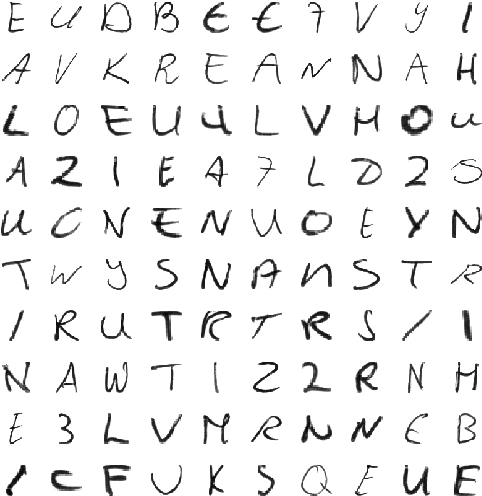
#> input picture handwritting recogition/data/handwritten.png, 482 x 496 px
$ python train.py
#> lines starting #> are read from the running program, lines starting #| are printed output that depends on the picture; after the words box and inside, x2 and y2 are one past the last pixel; in counts of white or black regions, pixels touching at a corner belong together
#prg is to teach the alg to learn to recognise the nos. ,with the help of response, from the img.
#!/usr/bin/python               .this prg is used to read a img with no. in it. then detects the an area of 50 and puts a rectangle around it.
# -*- coding: utf-8 -*-         response is feed to the alg and then it moves on to the next,img of 50 area, then repeats the procces and stored the following
#1)sample- image data 2)keyboard keys pressed -response
__author__ = 'yan9yu'

import sys
import numpy as np
import cv2

im = cv2.imread('../data/handwritten.png')
#> im is the input picture: shape (496, 482, 3); mean B, G, R 238.6, 238.6, 238.6
im3 = im.copy()

gray = cv2.cvtColor(im, cv2.COLOR_BGR2GRAY)
blur = cv2.GaussianBlur(gray, (5, 5), 0)
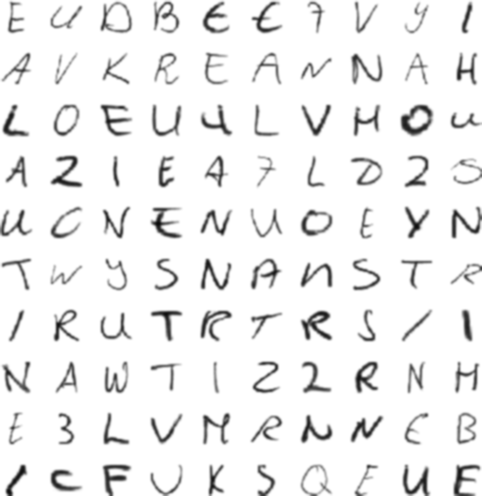
#> blur: shape (496, 482); min 8, max 255, mean 238.6
thresh = cv2.adaptiveThreshold(blur, 255, 1, 1, 11, 2) #
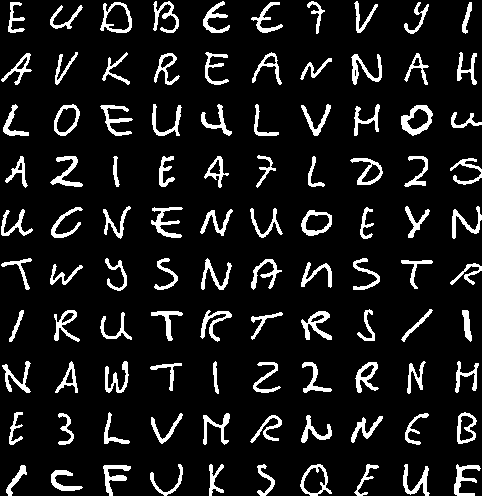
#> thresh: shape (496, 482); 10.4% white; 100 white regions

#################      Now finding Contours         ###################

contours, hierarchy = cv2.findContours(thresh, cv2.RETR_LIST, cv2.CHAIN_APPROX_SIMPLE)#chainapprox is used to compress mathematicaly
#> contours = 118 contours, 1 with area under 20; largest, box (x1, y1, x2, y2) and area: (100, 2, 132, 33) 698, (300, 464, 332, 496) 638, (401, 105, 433, 136) 638, (54, 104, 80, 136) 566, (301, 210, 332, 236) 565

samples = np.empty((0, 100), np.float32)#create empty arrays (0,100)gives the the size and float gives 32 bit data and type
responses = []
keys = [i for i in range(65, 90)] #makes the algoritm to read from 1-10

for cnt in contours:

    if cv2.contourArea(cnt) > 50:#countour array is greater than 50 is detected(i.e it detects a no.(img) whose size is greater than 50 like area around the no.)
        [x, y, w, h] = cv2.boundingRect(cnt) #thedata i.e the height,width,x coord and ycord is stored

        if h > 28:

            cv2.rectangle(im, (x, y), (x + w, y + h), (0, 0, 255), 2)
            roi = thresh[y:y + h, x:x + w]
            roismall = cv2.resize(roi, (10, 10))#we are taking the img(the small no..) and then storing it in roismall, we also reduce the size for storing
            cv2.imshow('norm', im) #to get the reponse from the user
            key = cv2.waitKey(0)

            if key == 27:  # (escape to quit)
                sys.exit()
#> (the program exits here)
